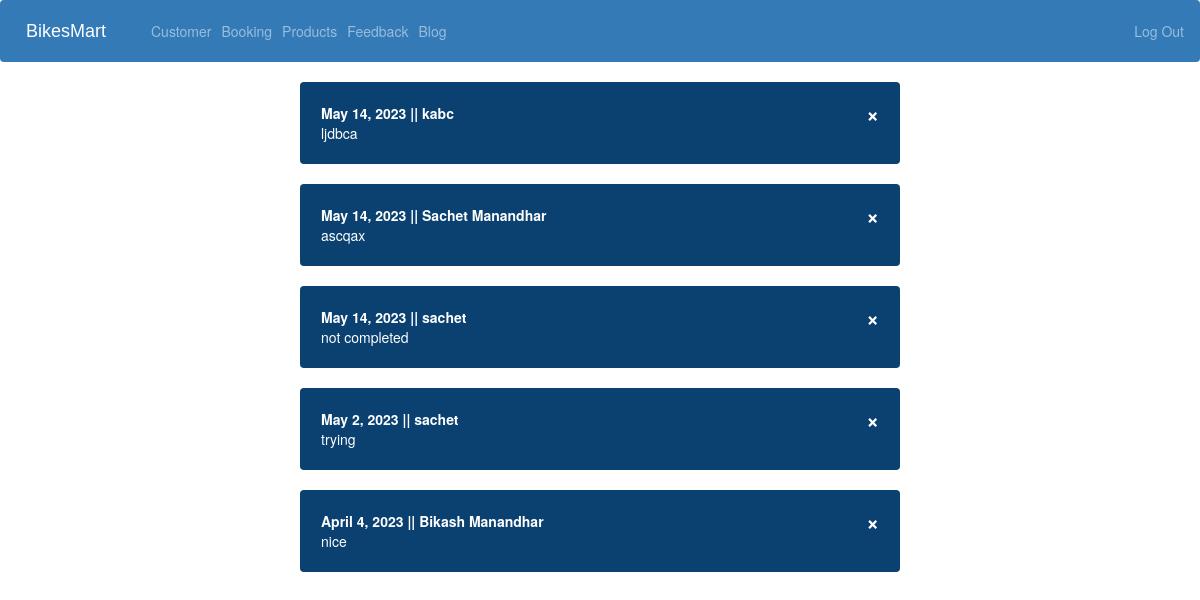
The app's page /view-feedback (signed in), older data.
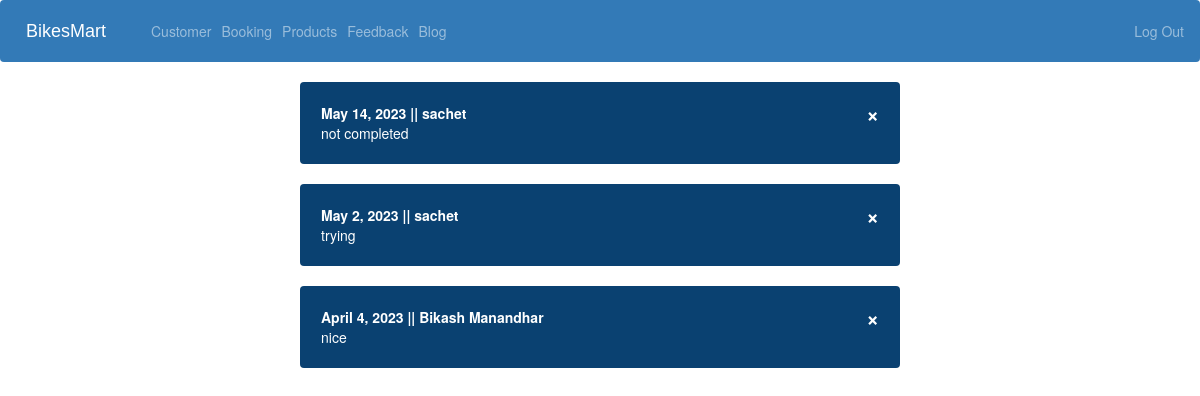
The same page, newer data.
### ecom/models.py (models this page shows, shortened)
class Feedback(models.Model):
    name=models.CharField(max_length=40)
    feedback=models.CharField(max_length=500)
    date= models.DateField(auto_now_add=True,null=True)

### ecom/views.py (the view)
# urls.py: path('view-feedback', views.view_feedback_view,name='view-feedback'),
@login_required(login_url='adminlogin')
def view_feedback_view(request):
    feedbacks=models.Feedback.objects.all().order_by('-id')
    return render(request,'ecom/view_feedback.html',{'feedbacks':feedbacks})

### templates/ecom/view_feedback.html (shortened to what this page needs)
{% extends 'ecom/admin_base.html' %}
{% load static %}
{% block content %}
<head>
  <link href="//netdna.bootstrapcdn.com/bootstrap/3.0.0/css/bootstrap.min.css" rel="stylesheet" id="bootstrap-css">
</head>
{%for f in feedbacks%}
<div class="alert">
  <a class="closebtn" onclick="this.parentElement.style.display='none';"  href="{% url 'remove-from-feedback' f.id  %}" >&times;</a>
  <strong>{{f.date}} || {{f.name}} </strong><br> {{f.feedback}}
</div>
{%endfor%}
{% endblock content %}

Row changes from the older to the newer data that the page shows:
removed Feedback: date "May 14, 2023", name "kabc", feedback "ljdbca"
removed Feedback: date "May 14, 2023", name "Sachet Manandhar", feedback "ascqax"
